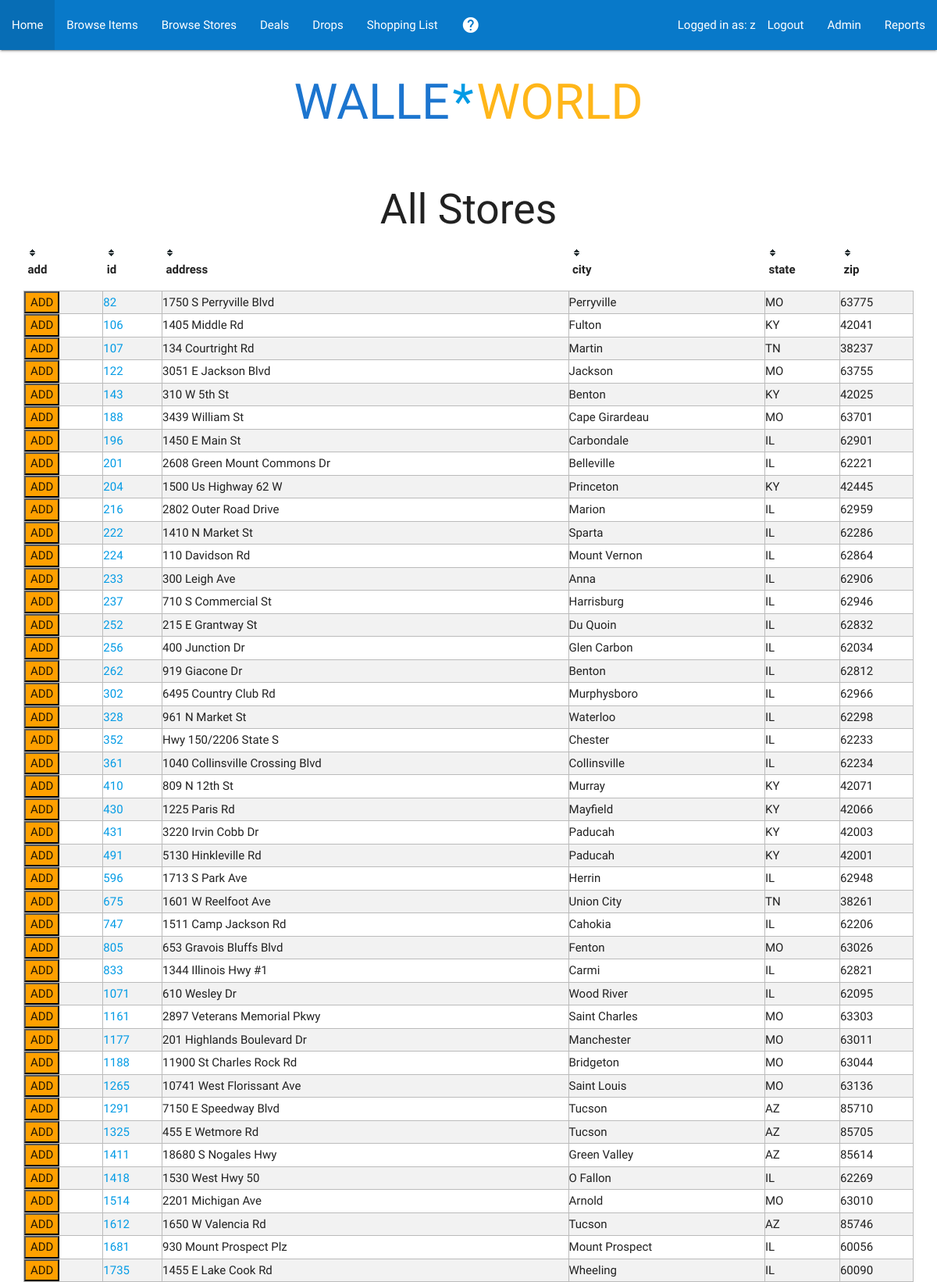
Page /browsestores (signed in, upper part) on the committed database.
### tables this page shows
CREATE TABLE stores (
  id integer primary key not null,
  street text not null,
  distance numeric not null,
  city text not null,
  state text not null,
  zip integer not null,
  coords numeric not null
);

### application.py (the view)
@app.route('/browsestores', methods=['GET'])
@login_required
def browsestores():
    db = get_db()
    stores = query_db('SELECT id, city, state, street, zip FROM stores')
    return render_template("browsestores.html", stores=stores)

### application.py (called while the page is built)
def connect_db():
    rv = sqlite3.connect(app.config['DATABASE'])
    rv.row_factory = sqlite3.Row
    return rv

def query_db(query, args=(), one=False):
    cur = get_db().execute(query, args)
    rv = cur.fetchall()
    cur.close()
    return (rv[0] if rv else None) if one else rv

def get_db():
    if not hasattr(g, 'sqlite_db'):
        g.sqlite_db = connect_db()
    return g.sqlite_db

### helpers.py (called while the page is built)
def login_required(f):
    @wraps(f)
    def decorated_function(*args, **kwargs):
        if session.get("user_id") is None:
            return redirect("/login")
        return f(*args, **kwargs)
    return decorated_function

### templates/browsestores.html (shortened to what this page needs)
{% extends "layout.html" %} {% block body %}
<h2>All Stores</h2>
<table class="striped tablesorter" id="allstores">
    <thead>
        <tr>
            <th>add</th>
            <th>id</th>
            <th>address</th>
            <th>city</th>
            <th>state</th>
            <th>zip</th>
        </tr>
    </thead>
    <tbody>
        {%for store in stores%}
        <tr>
            <td><button class="waves-effect waves-light amber darken-2 btn-small" id="{{store.id}}.add" onclick="addStore()">ADD</button></td>
            <td><a href="/store?store={{store.id}}">{{store.id}}</a></td>
            <td>{{store.street}}</td>
            <td>{{store.city}}</td>
            <td>{{store.state}}</td>
            <td>{{store.zip}}</td>
        </tr>
        {%endfor%}
    </tbody>
</table>
{% endblock %}

### static/style.css (style rules this page uses)
td { padding: 0; border: 1px solid #bbbbbb; }
table.tablesorter thead tr .header { background-image: url(bg.gif); background-repeat: no-repeat; cursor: pointer; }
h2 { text-align:center; }

### rows in the picture
stores: id "82", street "1750 S Perryville Blvd", city "Perryville", state "MO", zip "63775"
stores: id "106", street "1405 Middle Rd", city "Fulton", state "KY", zip "42041"
stores: id "107", street "134 Courtright Rd", city "Martin", state "TN", zip "38237"
stores: id "122", street "3051 E Jackson Blvd", city "Jackson", state "MO", zip "63755"
stores: id "143", street "310 W 5th St", city "Benton", state "KY", zip "42025"
stores: id "188", street "3439 William St", city "Cape Girardeau", state "MO", zip "63701"
stores: id "196", street "1450 E Main St", city "Carbondale", state "IL", zip "62901"
stores: id "201", street "2608 Green Mount Commons Dr", city "Belleville", state "IL", zip "62221"
stores: id "204", street "1500 Us Highway 62 W", city "Princeton", state "KY", zip "42445"
stores: id "216", street "2802 Outer Road Drive", city "Marion", state "IL", zip "62959"
stores: id "222", street "1410 N Market St", city "Sparta", state "IL", zip "62286"
stores: id "224", street "110 Davidson Rd", city "Mount Vernon", state "IL", zip "62864"
stores: id "233", street "300 Leigh Ave", city "Anna", state "IL", zip "62906"
stores: id "237", street "710 S Commercial St", city "Harrisburg", state "IL", zip "62946"
stores: id "252", street "215 E Grantway St", city "Du Quoin", state "IL", zip "62832"
stores: id "256", street "400 Junction Dr", city "Glen Carbon", state "IL", zip "62034"
stores: id "262", street "919 Giacone Dr", city "Benton", state "IL", zip "62812"
stores: id "302", street "6495 Country Club Rd", city "Murphysboro", state "IL", zip "62966"
stores: id "328", street "961 N Market St", city "Waterloo", state "IL", zip "62298"
stores: id "352", street "Hwy 150/2206 State S", city "Chester", state "IL", zip "62233"
stores: id "361", street "1040 Collinsville Crossing Blvd", city "Collinsville", state "IL", zip "62234"
stores: id "410", street "809 N 12th St", city "Murray", state "KY", zip "42071"
stores: id "430", street "1225 Paris Rd", city "Mayfield", state "KY", zip "42066"
stores: id "431", street "3220 Irvin Cobb Dr", city "Paducah", state "KY", zip "42003"
stores: id "491", street "5130 Hinkleville Rd", city "Paducah", state "KY", zip "42001"
stores: id "596", street "1713 S Park Ave", city "Herrin", state "IL", zip "62948"
stores: id "675", street "1601 W Reelfoot Ave", city "Union City", state "TN", zip "38261"
stores: id "747", street "1511 Camp Jackson Rd", city "Cahokia", state "IL", zip "62206"
stores: id "805", street "653 Gravois Bluffs Blvd", city "Fenton", state "MO", zip "63026"
stores: id "833", street "1344 Illinois Hwy #1", city "Carmi", state "IL", zip "62821"
stores: id "1071", street "610 Wesley Dr", city "Wood River", state "IL", zip "62095"
stores: id "1161", street "2897 Veterans Memorial Pkwy", city "Saint Charles", state "MO", zip "63303"
stores: id "1177", street "201 Highlands Boulevard Dr", city "Manchester", state "MO", zip "63011"
stores: id "1188", street "11900 St Charles Rock Rd", city "Bridgeton", state "MO", zip "63044"
stores: id "1265", street "10741 West Florissant Ave", city "Saint Louis", state "MO", zip "63136"
stores: id "1291", street "7150 E Speedway Blvd", city "Tucson", state "AZ", zip "85710"
stores: id "1325", street "455 E Wetmore Rd", city "Tucson", state "AZ", zip "85705"
stores: id "1411", street "18680 S Nogales Hwy", city "Green Valley", state "AZ", zip "85614"
stores: id "1418", street "1530 West Hwy 50", city "O Fallon", state "IL", zip "62269"
stores: id "1514", street "2201 Michigan Ave", city "Arnold", state "MO", zip "63010"
stores: id "1612", street "1650 W Valencia Rd", city "Tucson", state "AZ", zip "85746"
stores: id "1681", street "930 Mount Prospect Plz", city "Mount Prospect", state "IL", zip "60056"
stores: id "1735", street "1455 E Lake Cook Rd", city "Wheeling", state "IL", zip "60090"

### other values in the picture
{{ session.username }} "z"
